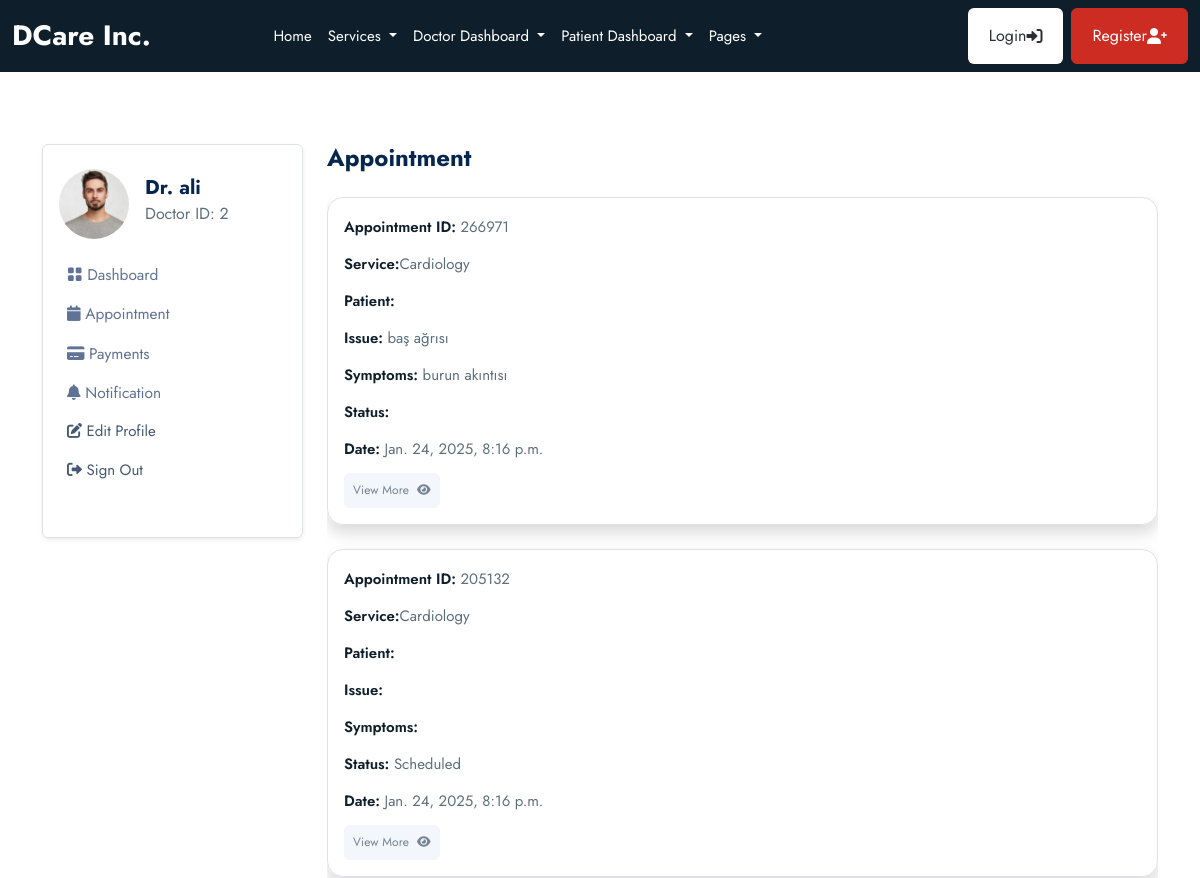
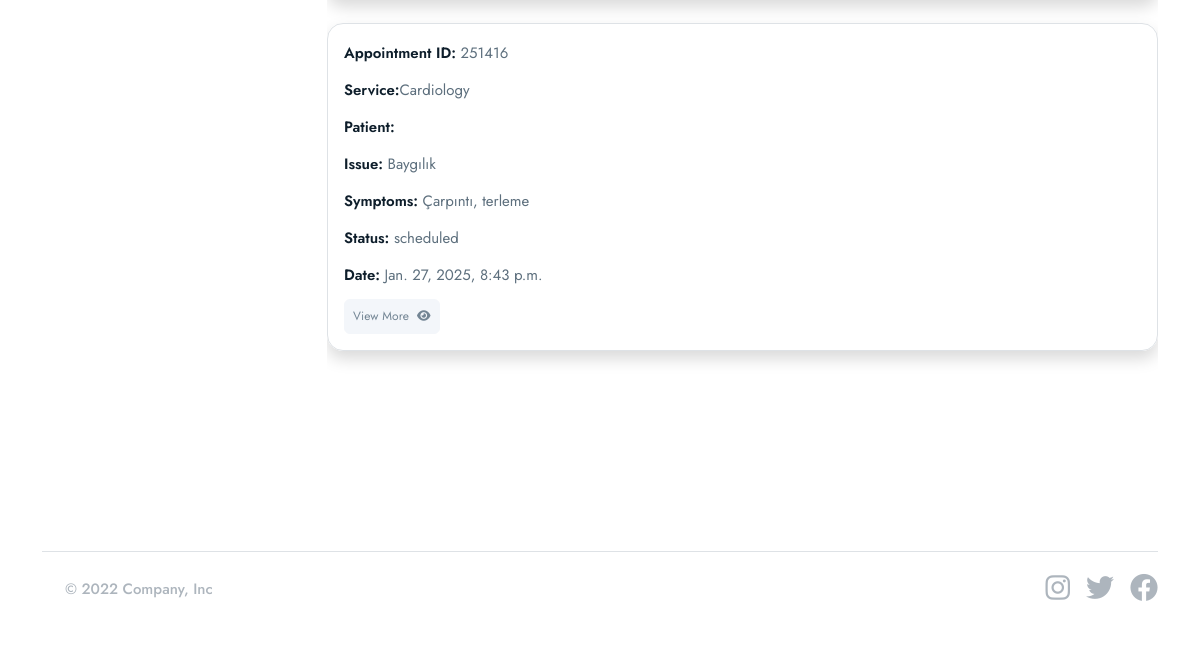
/doctor/appointments/ (signed in), run on an earlier commit of the app's database (2 pictures, top to bottom).
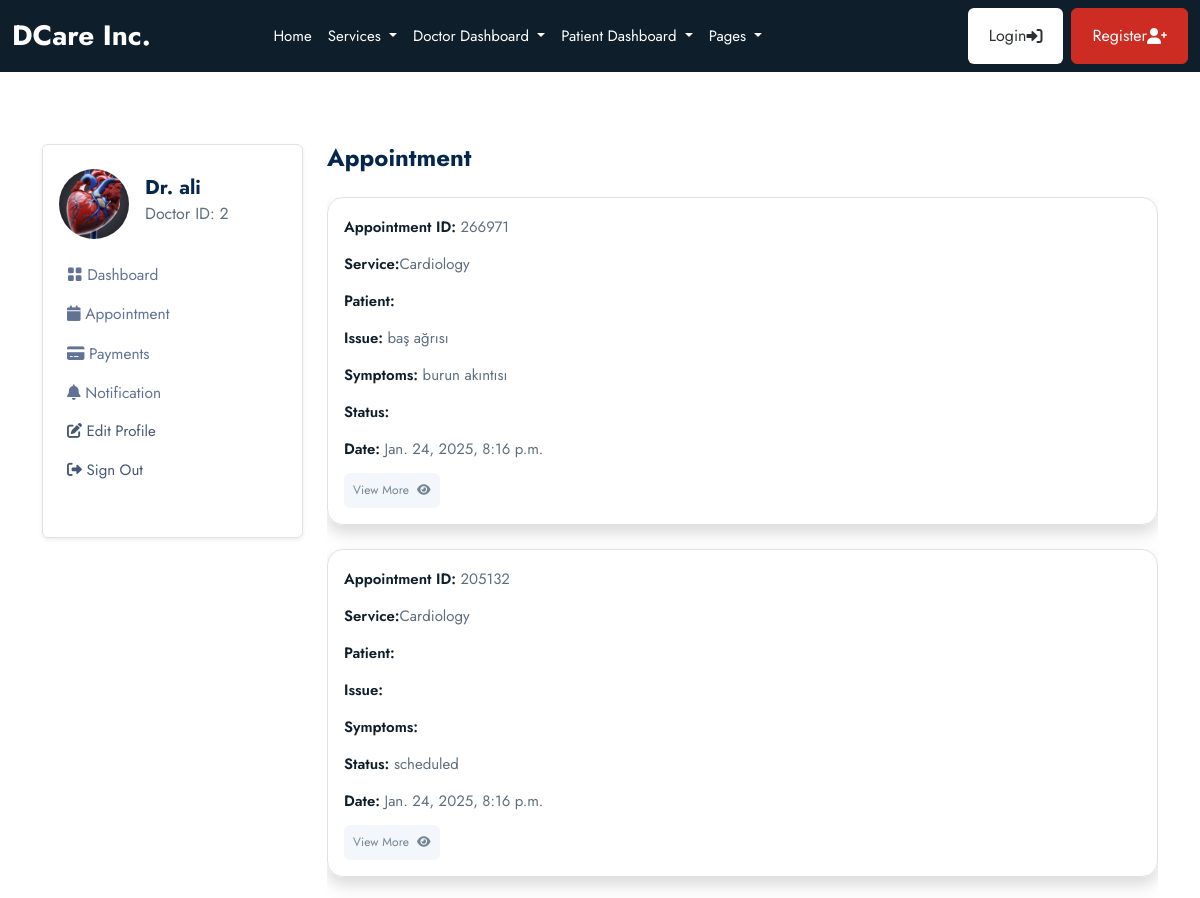
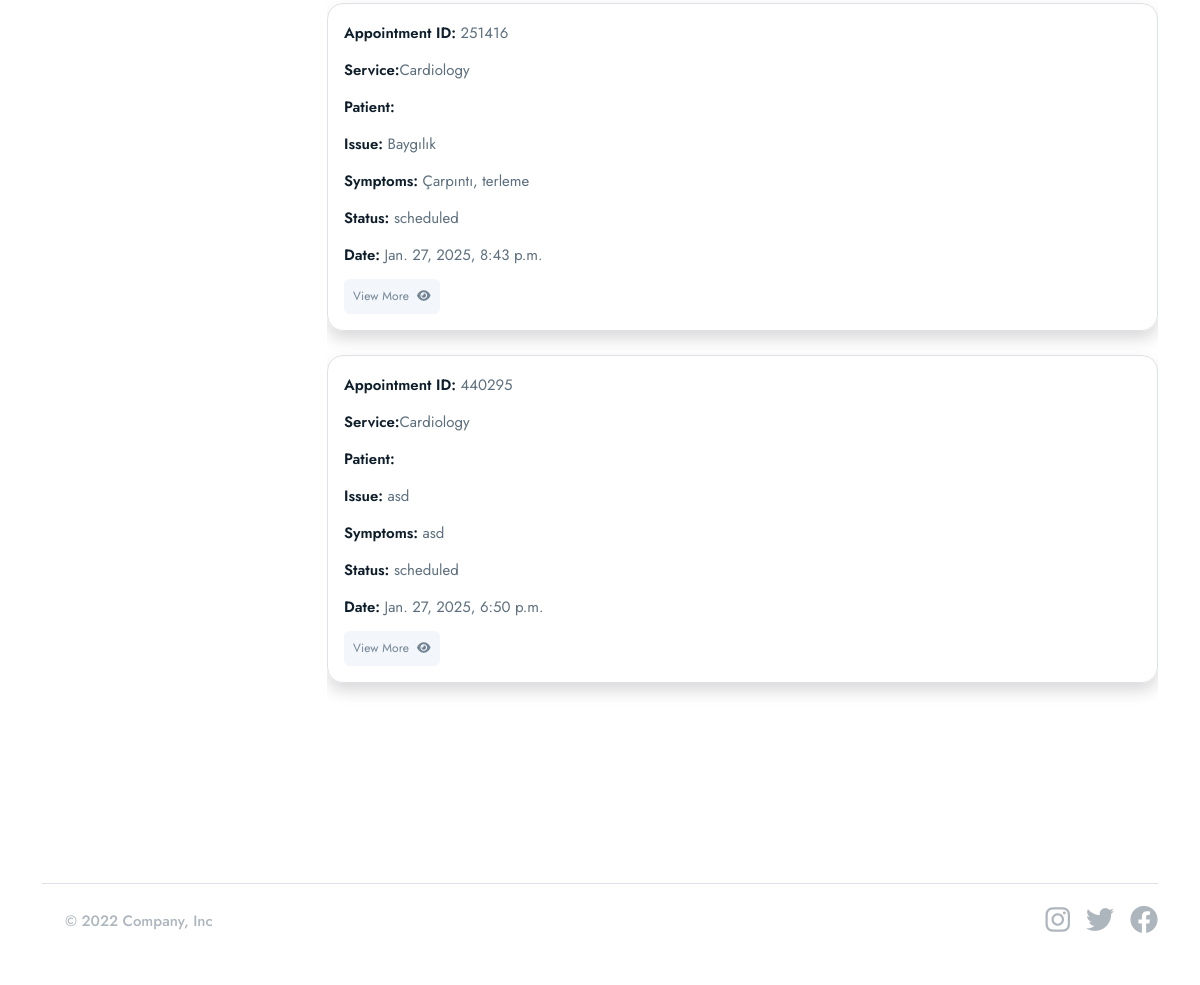
And on a later commit of the database (2 pictures, top to bottom).
### userauths/models.py (models this page shows, shortened)
class User(AbstractUser):
    email = models.EmailField(unique=True)
    username = models.CharField(max_length=100, null=True, blank=True)
    user_type =models.CharField(max_length=50, choices=USER_TYPE, null=True, blank=True, default=None)
    USERNAME_FIELD = "email"
    REQUIRED_FIELDS = ["username"]

### doctor/models.py (models this page shows, shortened)
class Doctor(models.Model):
    user = models.OneToOneField(userauths_models.User, on_delete=models.CASCADE)
    image = models.FileField(upload_to="images", null=True, blank=True)
    full_name = models.CharField(max_length=100, null=True, blank=True)
    mobile = models.CharField(max_length=100, null=True, blank=True)
    country = models.CharField(max_length=100, null=True, blank=True)
    bio = models.CharField(max_length=100, null=True, blank=True)
    specialization = models.CharField(max_length=100, null=True, blank=True)
    qualifications = models.CharField(max_length=100, null=True, blank=True)
    years_of_experience = models.CharField(max_length=100, null=True, blank=True)
    next_available_appointment_date = models.DateTimeField(default=timezone.now, null=True, blank=True)

### base/models.py (models this page shows, shortened)
class Appointment(models.Model):
    STATUS = [
        ("scheduled","scheduled"),
        ("completed","completed"),
        ("pending","pending"),
        ("cancelled","cancelled"),
    ]
    service = models.ForeignKey(Service, on_delete= models.SET_NULL, null=True, blank=True,related_name="service_appointments")
    doctor = models.ForeignKey(doctor_models.Doctor,on_delete= models.SET_NULL, null=True, blank=True,related_name="doctor_appointments" )
    patient = models.ForeignKey(patient_models.Patient,on_delete= models.SET_NULL, null=True, blank=True,related_name="appointments_patient" )
    appointment_date = models.DateTimeField(null=True, blank=True)
    issues = models.TextField(blank=True,null=True)
    symptoms = models.TextField(blank=True,null=True)
    appointment_id =ShortUUIDField(length=6, max_length=8, alphabet="1234567890")
    status = models.CharField(max_length=120, choices=STATUS)

class Service(models.Model):
    image = models.FileField(upload_to="images", null=True, blank=True)
    name= models.CharField(max_length=100)
    desciription= models.TextField(blank=True, null=True)
    cost = models.DecimalField(max_digits=10, decimal_places=2)
    available_doctors= models.ManyToManyField(doctor_models.Doctor, blank=True)

### doctor/views.py (the view)
# urls.py: path("appointments/", views.appointments, name="appointments"),
@login_required
def appointments(request):
    doctor = doctor_models.Doctor.objects.get(user=request.user)
    appointments = base_models.Appointment.objects.filter(doctor=doctor)
    context = {
        "appointments": appointments,
    }
    return render( request, "doctor/appointments.html", context)

### templates/doctor/appointments.html (shortened to what this page needs)
{% extends "partials/base.html"%} {% block content %}
<section class="pt-5 pb-5">
  <div class="container">
    <div class="row mt-0 mt-md-4">
     {% include 'doctor/sidebar.html'%}
      <div class="col-lg-9 col-md-8 col-12">
        <h4 class="mb-0 mb-4 fw-bold">Appointment</h4>
        <div class="card mb-4">
          {% for a in appointments %}
          <div class="shadow border p-3 mb-4 rounded-4">
            <a href="{% url "doctor:appointment_detail" a.appointment_id%}">
              <p>
                <span class="fw-semibold text-dark">Appointment ID:</span>
                {{a.appointment_id}}
              </p>
              <p>
                <span class="fw-semibold text-dark">Service:</span
                >{{a.service.name}}
              </p>
              <p>
                <span class="fw-semibold text-dark">Patient:</span>
              </p>
              <p>
                <span class="fw-semibold text-dark">Issue:</span> {{a.issues}}
              </p>
              <p>
                <span class="fw-semibold text-dark">Symptoms:</span>
                {{a.symptoms}}
              </p>
              <p>
                <span class="fw-semibold text-dark">Status:</span> {{a.status}}
              </p>
              <p>
                <span class="fw-semibold text-dark">Date:</span>
                {{a.appointment_date}}
              </p>
              <button class="btn btn-secondary btn-sm">
                View More <i class="fas fa-eye ms-2"></i>
              </button>
            </a>
          </div>
          {% endfor%}
        </div>
      </div>
    </div>
  </div>
</section>
{% endblock content %}

### templates/doctor/sidebar.html (shortened to what this page needs)
<div class="col-lg-3 col-md-4 col-12">
  <nav
    class="navbar navbar-expand-md shadow-sm mb-4 mb-lg-0 sidenav border rounded"
  >
    <div class="collapse navbar-collapse p-3" id="sidenav">
      <div class="navbar-nav flex-column">
        <div class="d-flex align-items-center mb-3">
          {% if request.user.doctor.image.url %}
          <img
            src="{{request.user.doctor.image.url}}"
            alt="avatar"
            class="rounded-circle avatar-xl"
            style="width: 70px; height: 70px; object-fit: cover"
          />
          {% endif %}
          <div class="ms-3">
            <h5 class="mb-0 fw-bold">Dr. {{request.user.doctor.full_name}}</h5>
            <p class="mb-1 fs-6">Doctor ID: {{request.user.doctor.id}}</p>
          </div>
        </div>
        <ul class="list-unstyled ms-n2 mb-4">
          <li class="nav-item">
            <a class="dropdown-item nav-link" href="{% url 'doctor:dashboard'%}"
              ><i class="bi bi-grid-fill"></i> Dashboard</a
            >
          </li>
          <li class="nav-item">
            <a
              class="dropdown-item nav-link"
              href="{% url 'doctor:appointments'%}"
              ><i class="fas fa-calendar"></i> Appointment</a
            >
          </li>
          <li class="nav-item">
            <a class="dropdown-item nav-link" href="{% url 'doctor:payments'%}"
              ><i class="fas fa-credit-card"></i> Payments</a
            >
          </li>
          <li class="nav-item">
            <a
              class="dropdown-item nav-link"
              href="{% url 'doctor:notifications'%}"
              ><i class="fas fa-bell"></i> Notification</a
            >
          </li>
          <li class="nav-item">
            <a class="nav-link" href="{% url 'patient:profile'%}">
              <i class="fas fa-edit"></i> Edit Profile
            </a>
          </li>
          <li class="nav-item">
            <a class="nav-link" href=".{% url 'userauths:sign-out'%}">
              <i class="fas fa-sign-out-alt"></i> Sign Out
            </a>
          </li>
        </ul>
      </div>
    </div>
  </nav>
</div>

What changed in the data, as far as the page shows it:
changed through a linked row, User "ali": user.doctor.image: a different picture
changed Appointment (number 2 of 4 on the later page): status "Scheduled" → "scheduled"
added Appointment: appointment_id "440295", service.name "Cardiology", issues "asd", symptoms "asd", status "scheduled", appointment_date "Jan. 27, 2025, 6:50 p.m."
